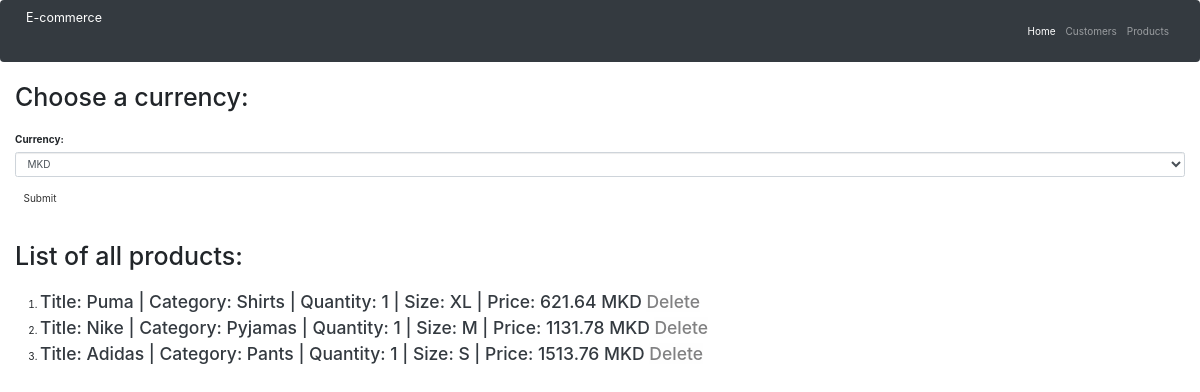
The page /products on the database as committed earlier.
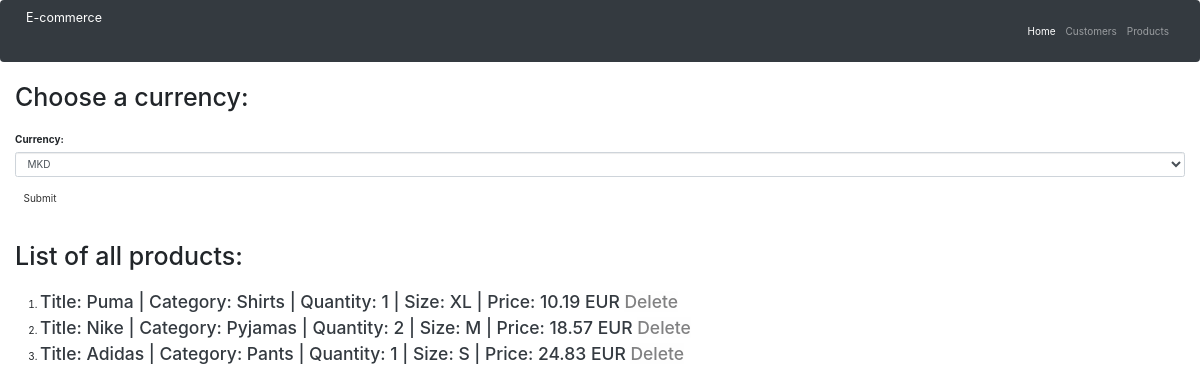
The same page on the database as committed later.
### main.py (models this page shows)
class Product(db.Model):
    id = db.Column(db.Integer, primary_key=True)
    title=db.Column(db.String(250), nullable=False, unique=False)
    category = db.Column(db.String(250), nullable=False, unique=False)
    quantity = db.Column(db.Integer, nullable=False, unique = False)
    size = db.Column(db.String, nullable=False, unique=False)
    price = db.Column(db.Float, nullable=False, unique=False)
    currency = db.Column(db.String(5), nullable=False, unique=False)

### main.py (the view, shortened to what this page needs)
@app.route("/products", methods=["GET","POST"])
def products():
    form = Currency_form()
    all_products = db.session.query(Product).order_by(Product.price).all()
    print(all_products)
    db.session.commit()
    return render_template('products.html', all_products=all_products, form=form)

### main.py
class Currency_form(FlaskForm):
    currency = SelectField('Currency:', choices=['MKD', 'USD', 'EUR'])
    submit = SubmitField('Submit', validators=[DataRequired()])

### templates/products.html (shortened to what this page needs)
{% extends 'bootstrap/base.html' %}
{% import "bootstrap/wtf.html" as wtf %}
{% block styles %}
  {{ super() }}
  <link rel="stylesheet" href="https://cdn.jsdelivr.net/npm/bootstrap@4.0.0/dist/css/bootstrap.min.css">
{% endblock %}
{% block content %}
    <nav class="navbar navbar-expand-lg navbar-dark bg-dark">
        <a class="navbar-brand" href="{{url_for('home')}}">E-commerce</a>
        <div class="collapse navbar-collapse" id="navbarNavAltMarkup">
            <div class="navbar-nav ml-auto">
                <a class="nav-item nav-link active" href="{{ url_for('home') }}">Home <span class="sr-only">(current)</span></a>
                <a class="nav-item nav-link" href="{{ url_for('customers') }}">Customers</a>
                <a class="nav-item nav-link" href="{{ url_for('products') }}">Products</a>
            </div>
        </div>
    </nav>
<div class="content">
    <div class="container-fluid">
        <h1>Choose a currency:</h1><br>
        {{ wtf.quick_form(form, novalidate=True) }}
    </div>
</div>
<br>
<br>
<div class="container-fluid">
    <h1>List of all products:</h1><br>
</div>
    {% if not all_products %}
        <p>The database is empty</p>
    {% else %}
        <ol>
            {% for product in all_products %}
                <li>
                    <h3 class="text-dark">
                        Title: {{product['title']}}  |  Category: {{product['category']}}  |
                        Quantity: {{product['quantity']}}  |  Size: {{product['size']}}  |
                        Price: {{product['price']}} {{product['currency']}}
                    <a class="alert-light" href="{{ url_for('delete_product', id=product.id) }}"> Delete</a>
                    </h3>
                </li>
            {% endfor %}
        </ol>
    {% endif %}
{% endblock %}

Rows that differ between the two databases and show on the page:
changed Product "Puma": price "621.64" → "10.19"; currency "MKD" → "EUR"
changed Product "Nike": quantity "1" → "2"; price "1131.78" → "18.57"; currency "MKD" → "EUR"
changed Product "Adidas": price "1513.76" → "24.83"; currency "MKD" → "EUR"
